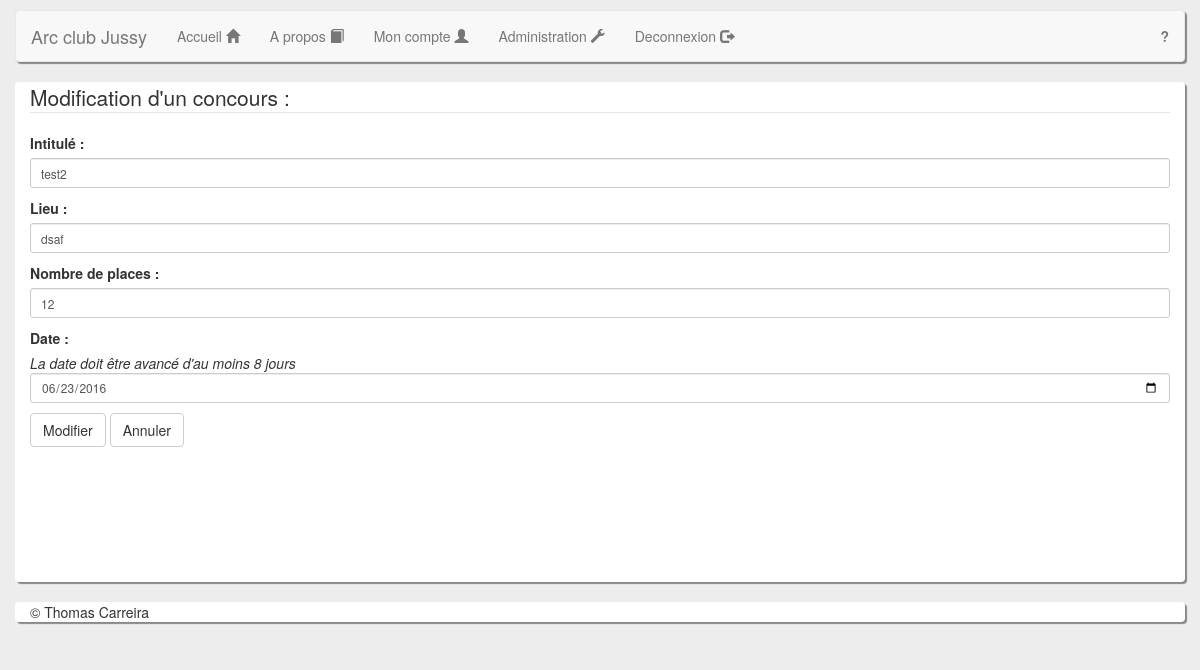
Screenshot of /Site/creer-modifier-concours.php?id_concours_modification=23 (signed in) with the database file from the repository.
### tables this page shows
CREATE TABLE IF NOT EXISTS `t_concours` (
  `id_concours` int(11) NOT NULL AUTO_INCREMENT,
  `intitule` varchar(50) NOT NULL,
  `lieu` varchar(100) NOT NULL,
  `nb_places` int(6) NOT NULL,
  `date_concours` date NOT NULL,
  `date_limite_inscription` date NOT NULL,
  PRIMARY KEY (`id_concours`),
  UNIQUE KEY `intitule` (`intitule`)
);

### Site/librairie/librairie_concours.php (called while the page is built, shortened)
<?php
function charger_donnees_concours($id_concours) {
    $query = connectDB()->prepare("SELECT * FROM `t_concours` WHERE id_concours = ?");
    $query->execute([$id_concours]);
    $data = $query->fetch(PDO::FETCH_ASSOC);
    return $data;
}

### Site/creer-modifier-concours.php (the view, shortened to what this page needs)
<?php
require './librairie/librairie.php';
require './librairie/librairie_concours.php';
if (isset($_REQUEST['id_concours_modification']))
    $concours = charger_donnees_concours($_REQUEST['id_concours_modification']);
else
    $concours = charger_nouveau_concours();
?>
<!DOCTYPE html>
<html>
    <ul class="nav navbar-nav">
        <li>
            <a href="index.php">Accueil <span class="glyphicon glyphicon-home"></span></a>
        </li>
        <li>
            <a href="a-propos.php">A propos <span class="glyphicon glyphicon-book"></span></a>
        </li>
        <li>
            <?php
            if (isset($_SESSION['membre_connecte']))
                echo '<a href="mon-compte.php">Mon compte <span class="glyphicon glyphicon-user"></span></a>';
            ?>
        </li>
        <li>
            <?php
            if (isset($_SESSION['membre_connecte'])) {
                if ($_SESSION['membre_connecte']['est_admin'])
                    echo '<a href="administration.php">Administration <span class="glyphicon glyphicon-wrench"></span></a>';
            }
            ?>
        </li>
        <li>
            <?php
            if (isset($_SESSION['membre_connecte']))
                echo '<a href="deconnexion.php">Deconnexion <span class="glyphicon glyphicon-log-out"></span></a>';
            else
                echo '<a href="connexion.php">Connexion <span class="glyphicon glyphicon-log-in"></span></a>';
            ?>
        </li>
    </ul>
    <ul class="nav navbar-nav navbar-right">
        <li>
            <a href="aide.php"><b>?</b></a>
        </li>
    </ul>
</div>
</nav>
</div>
<div class="row">
    <section class="col-sm-12 table-responsive">
        <form action="#" method="post">
            <legend><?php echo isset($_REQUEST['id_concours_modification']) ? "Modification" : "Création"; ?> d'un concours : </legend>
            <div class="form-group-sm">
                <p>
                    <label for="intitule">Intitulé : </label>
                    <input type="text" class="form-control" id="intitule" name="intitule" value="<?php echo $concours['intitule'] ?>">
                </p>
            </div>
            <div class="form-group-sm">
                <p>
                    <label for="lieu">Lieu : </label>
                    <input type="text" class="form-control" id="lieu" name="lieu" value="<?php echo $concours['lieu'] ?>">
                </p>
            </div>
            <div class="form-group-sm">
                <p>
                    <label for="nb_places">Nombre de places : </label>
                    <input type="number" class="form-control" id="nb_places" name="nb_places" max="10000" value="<?php echo $concours['nb_places'] ?>">
                </p>
            </div>
            <div class="form-group-sm">
                <p>
                    <label for="date_concours">Date : </label>
                    <br><i>La date doit être avancé d'au moins 8 jours</i>
                    <input type="date" class="form-control" id="date_concours" name="date_concours" value="<?php echo $concours['date_concours'] ?>">
                </p>
            </div>
            <input type="submit" class="btn btn-default" name="valider" value="<?php echo isset($_REQUEST['id_concours_modification']) ? "Modifier" : "Créer"; ?>">
            <input type="submit" class="btn btn-default" name="annuler" value="Annuler">
        </form>
    </section>
</div>
<div class="row">
    <footer class="col-sm-12">
        &copy; Thomas Carreira
    </footer>
</div>
</div>
</body>
</html>

### rows the page displays
t_concours: intitule "test2", lieu "dsaf", nb_places "12", date_concours "06/23/2016"
